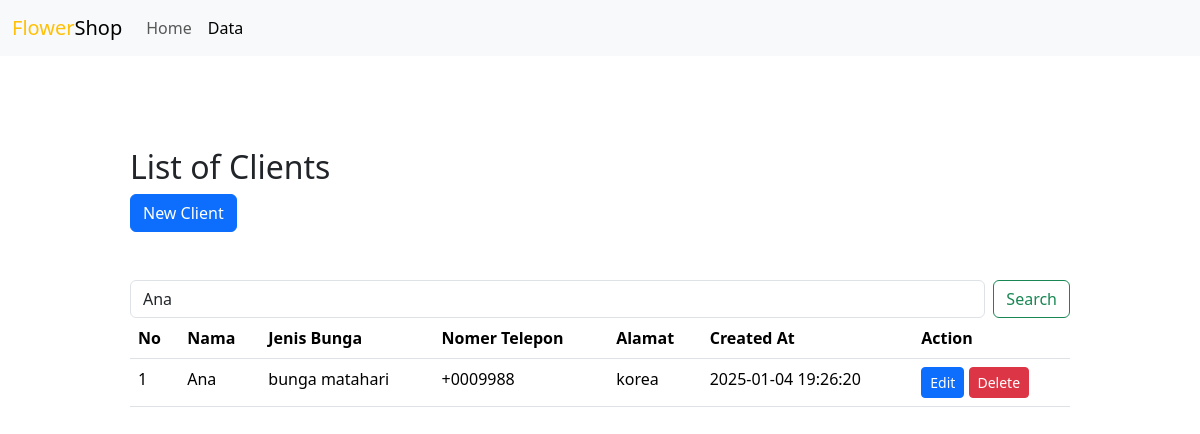
Screenshot of /data.php?live_search=Ana with the database file from the repository.
### tables this page shows
CREATE TABLE `data` (
  `no` int(11) NOT NULL,
  `nama` varchar(225) NOT NULL,
  `jenis_bunga` varchar(225) NOT NULL,
  `nomer_telepon` varchar(13) DEFAULT NULL,
  `alamat` varchar(225) DEFAULT NULL,
  `created_at` datetime NOT NULL DEFAULT current_timestamp()
);

### data.php (the view, shortened to what this page needs)
<!DOCTYPE html>
<html lang="en">
<head>
    <link rel="stylesheet" href="https://cdn.jsdelivr.net/npm/bootstrap@5.3.3/dist/css/bootstrap.min.css">
</head>
<body>
    <nav class="navbar navbar-expand-lg bg-body-tertiary fixed-top">
        <div class="container-fluid">
            <a class="navbar-brand" href="#"><span class="text-warning">Flower</span>Shop</a>
            <div class="collapse navbar-collapse" id="navbarSupportedContent">
                <ul class="navbar-nav me-auto mb-2 mb-lg-0">
                    <li class="nav-item">
                        <a class="nav-link" aria-current="page" href="index.php">Home</a>
                    </li>
                    <li class="nav-item">
                        <a class="nav-link active" aria-current="page" href="data.php">Data</a>
            </div>
        </div>
    </nav>
    <div class="container my-5">
        <h2>List of Clients</h2>
        <a class="btn btn-primary" href="/create.php" role="button">New Client</a>
        <br><br>
        <br>
        <form class="d-flex" role="search" method="GET" Action="data.php">
                    <input class="form-control me-2" type="text" id="live_search" name="live_search" autocomplete="off" placeholder="Pencarian..." aria-label="Search" value="<?php if (isset($_GET['live_search'])){echo $_GET['live_search']; } ?>">
                    <button class="btn btn-outline-success" type="submit">Search</button>
        </form>
        <table class="table">
            <thead>
                <tr>
                    <th>No</th>
                    <th>Nama</th>
                    <th>Jenis Bunga</th>
                    <th>Nomer Telepon</th>
                    <th>Alamat</th>
                    <th>Created At</th>
                    <th>Action</th>
                </tr>
            </thead>
            <tbody>
                <?php
                $servername = "localhost";
                $username = "root";
                $password = "";
                $database = "toko";
                $connection = new mysqli($servername, $username, $password, $database);
                if(isset($_GET['live_search'])){
                     $input=$_GET['live_search'];
                     $sql = "SELECT * FROM data WHERE nama LIKE '%".$input."%' OR jenis_bunga LIKE '%".$input."%' OR nomer_telepon LIKE '%".$input."%' OR alamat LIKE '%".$input."%' ";
                }
                else {
                $sql = "SELECT * FROM data";
                }
                $result = $connection->query($sql);
                while ($row = $result->fetch_assoc()) {
                    echo "
                    <tr>
                    <td>$row[no]</td>
                    <td>$row[nama]</td>
                    <td>$row[jenis_bunga]</td>
                    <td>$row[nomer_telepon]</td>
                    <td>$row[alamat]</td>
                    <td>$row[created_at]</td>
                    <td>
                        <a class='btn btn-primary btn-sm' href='/edit.php?no=$row[no]'>Edit</a>
                        <a class= 'btn btn-danger btn-sm' href='/delete.php?no=$row[no]'>Delete</a>
                    </td>
                </tr>
                ";
                }
                ?>
            </tbody>
        </table>
    </div>
</body>
</html>

### data.php (style rules this page uses)
.container { margin: 0 auto; padding: 100px; align-items: center; justify-content: center; }

### rows the page displays
data: no "1", nama "Ana", jenis_bunga "bunga matahari", nomer_telepon "+0009988", alamat "korea", created_at "2025-01-04 19:26:20"
